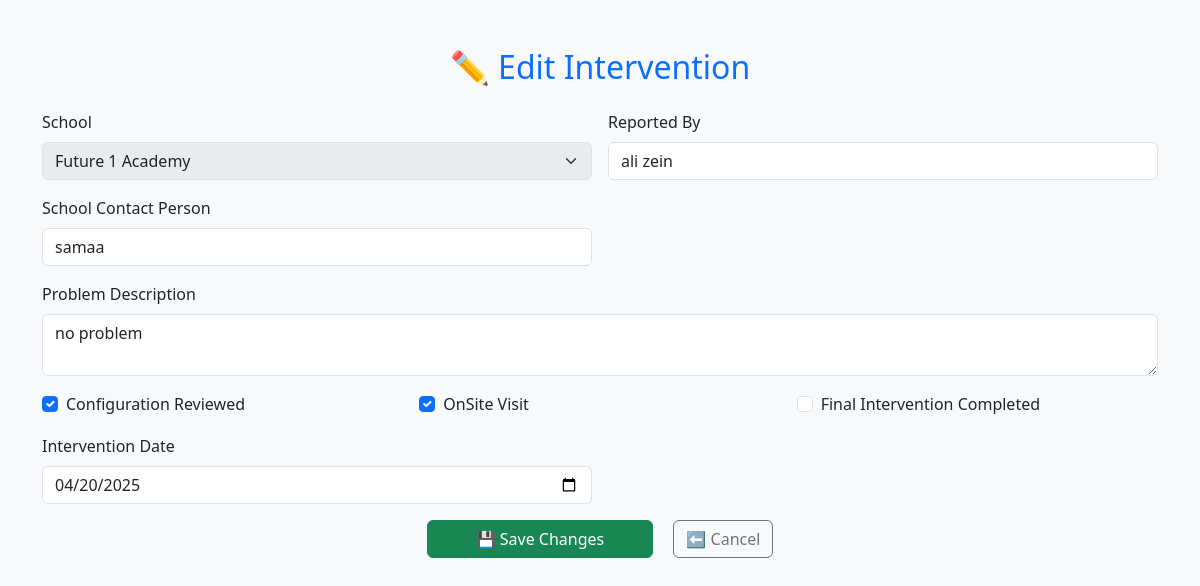
/edit_intervention/1, run on the app's committed database.
### tables this page shows
CREATE TABLE interventions (
    id INTEGER PRIMARY KEY AUTOINCREMENT,
    location_id INTEGER,
    reported_by TEXT,
    school_contact_person TEXT,
    problem_description TEXT,
    configuration_reviewed BOOLEAN,
    onsite_visit BOOLEAN,
    final_completed BOOLEAN,
    intervention_date DATE,
    FOREIGN KEY (location_id) REFERENCES locations(id)
);

CREATE TABLE locations (
    id INTEGER PRIMARY KEY AUTOINCREMENT,
    school_name TEXT NOT NULL,
    city TEXT,
    address TEXT
, city_id INTEGER);

### app.py (the view, shortened to what this page needs)
@app.route('/edit_intervention/<int:id>', methods=['GET', 'POST'])
def edit_intervention(id):
    conn = sqlite3.connect('db/database.db')
    cursor = conn.cursor()
    cursor.execute("SELECT * FROM interventions WHERE id=?", (id,))
    intervention = cursor.fetchone()
    cursor.execute("SELECT id, school_name FROM locations")
    locations = cursor.fetchall()
    conn.close()
    return render_template('edit_intervention.html', intervention=intervention, locations=locations)

### templates/edit_intervention.html (shortened to what this page needs)
<!DOCTYPE html>
<html>
<head>
    <link href="https://cdn.jsdelivr.net/npm/bootstrap@5.3.2/dist/css/bootstrap.min.css" rel="stylesheet">
</head>
<body class="bg-light">
    <div class="container mt-5">
        <h2 class="text-center text-primary mb-4">✏️ Edit Intervention</h2>
        <form method="POST" class="row g-3">
            <div class="col-md-6">
                <label for="school" class="form-label">School</label>
                <select name="location_id" id="school" class="form-select" disabled>
                    {% for loc in locations %}
                        <option value="{{ loc[0] }}" {% if intervention[1] == loc[0] %}selected{% endif %}>{{ loc[1] }}</option>
                    {% endfor %}
                </select>
            </div>
            <div class="col-md-6">
                <label for="reported_by" class="form-label">Reported By</label>
                <input type="text" class="form-control" name="reported_by" value="{{ intervention[2] }}">
            </div>
            <div class="col-md-6">
                <label for="school_contact_person" class="form-label">School Contact Person</label>
                <input type="text" class="form-control" name="school_contact_person" value="{{ intervention[3] }}">
            </div>
            <div class="col-md-12">
                <label for="problem_description" class="form-label">Problem Description</label>
                <textarea class="form-control" name="problem_description">{{ intervention[4] }}</textarea>
            </div>
            <div class="col-md-4">
                <div class="form-check">
                    <input class="form-check-input" type="checkbox" name="configuration_reviewed" {% if intervention[5] %}checked{% endif %}>
                    <label class="form-check-label">Configuration Reviewed</label>
                </div>
            </div>
            <div class="col-md-4">
                <div class="form-check">
                    <input class="form-check-input" type="checkbox" name="onsite_visit" {% if intervention[6] %}checked{% endif %}>
                    <label class="form-check-label">OnSite Visit</label>
                </div>
            </div>
            <div class="col-md-4">
                <div class="form-check">
                    <input class="form-check-input" type="checkbox" name="final_completed" {% if intervention[7] %}checked{% endif %}>
                    <label class="form-check-label">Final Intervention Completed</label>
                </div>
            </div>
            <div class="col-md-6">
                <label for="intervention_date" class="form-label">Intervention Date</label>
                <input type="date" class="form-control" name="intervention_date" value="{{ intervention[8] }}">
            </div>
            <div class="col-md-12 text-center">
                <button type="submit" class="btn btn-success px-5">💾 Save Changes</button>
                <a href="/report" class="btn btn-outline-secondary ms-3">⬅️ Cancel</a>
            </div>
        </form>
    </div>
</body>
</html>

### data on the page
interventions: location_id "Future 1 Academy", reported_by "ali zein", school_contact_person "samaa", problem_description "no problem", configuration_reviewed "☑", onsite_visit "☑", intervention_date "04/20/2025"
